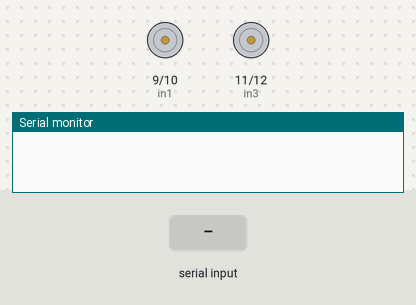
Recording of a sketch running on a simulated Arduino Uno, built with avr-gcc and run on an emulated ATmega328P. Parts: motor-driver pin pairs drawn as motors (green arrow = first pin HIGH = forward, orange = second pin HIGH = backward, longer = more drive, scaled by the enable pin), the last lines printed to the serial monitor. The inputs (shaded band) are chosen by the test bench.

Above: at 1.2 s.
1.3 s: "F" received over Serial
At 2.3 s:
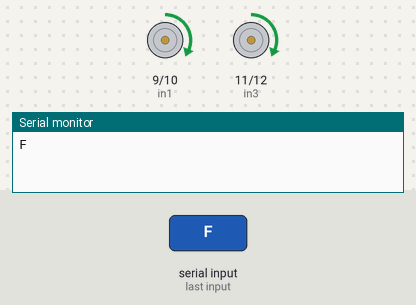
2.8 s: "B" received over Serial
At 3.4 s:
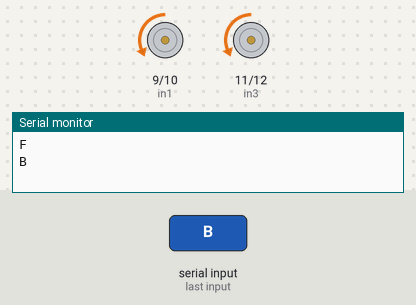
4.3 s: "L" received over Serial
At 5.5 s:
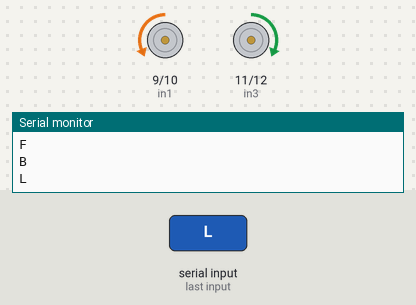
5.8 s: "R" received over Serial
At 6.9 s:
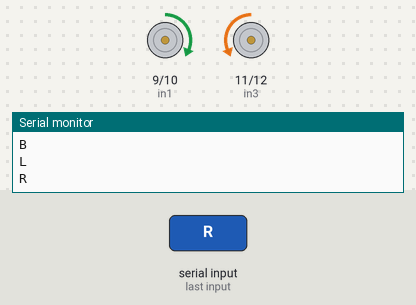
7.3 s: "S" received over Serial
At 8.0 s:
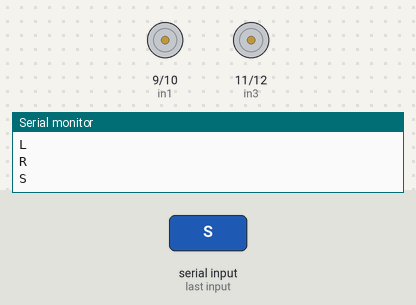
Timing chart, 0 to 9.8 s (numbered marks = the images above; inputs shaded):
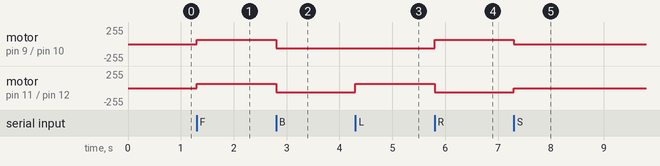

Measured:
- after the input at 1.3 s, motor on pin 9 (in1) / pin 10 (in2), motor on pin 11 (in3) / pin 12 (in4): stopped → forward 65/255 at once
- after the input at 2.8 s, motor on pin 9 (in1) / pin 10 (in2), motor on pin 11 (in3) / pin 12 (in4): forward 65/255 → backward 65/255 at once
- after the input at 4.3 s, motor on pin 11 (in3) / pin 12 (in4): backward 65/255 → forward 65/255 at once
- after the input at 5.8 s, motor on pin 9 (in1) / pin 10 (in2): backward 65/255 → forward 65/255 at once; motor on pin 11 (in3) / pin 12 (in4): forward 65/255 → backward 65/255 at once
- after the input at 7.3 s, motor on pin 9 (in1) / pin 10 (in2): forward 65/255 → stopped at once; motor on pin 11 (in3) / pin 12 (in4): backward 65/255 → stopped at once

The sketch:

Car.ino
```cpp
char vale;
#define en1 3
#define in1 9
#define in2 10
#define in3 11
#define in4 12
#define en2 6
void setup() {
  // put your setup code here, to run once:
  Serial.begin(9600);
  pinMode(en1,OUTPUT);
  pinMode(in1,OUTPUT);
  pinMode(in2,OUTPUT);
  pinMode(in3,OUTPUT);
  pinMode(in4,OUTPUT);
  pinMode(en2,OUTPUT);
}

void loop() {
  // put your main code here, to run repeatedly:
  if(Serial.available()>0)
  {
    vale = Serial.read();
    Serial.println(vale);
  }
    if(vale=='F')
    {
      analogWrite(en1,65);
      analogWrite(en2,65);

      digitalWrite(in1,HIGH);
      digitalWrite(in2,LOW);
      digitalWrite(in3,HIGH);
      digitalWrite(in4,LOW);
    }
    else if (vale=='B')
    {
      analogWrite(en1,65);
      analogWrite(en2,65);
      digitalWrite(in1,LOW);
      digitalWrite(in2,HIGH);
      digitalWrite(in3,LOW);
      digitalWrite(in4,HIGH);
    }
    else if (vale=='L')
    {
      analogWrite(en1,65);
      analogWrite(en2,65);
      digitalWrite(in1,LOW);
      digitalWrite(in2,HIGH);
      digitalWrite(in3,HIGH);
      digitalWrite(in4,LOW);
    }
    else if (vale=='R')
    {
      analogWrite(en1,65);
      analogWrite(en2,65);
      digitalWrite(in1,HIGH);
      digitalWrite(in2,LOW);
      digitalWrite(in3,LOW);
      digitalWrite(in4,HIGH);
    }
    else if (vale=='S')
    {
      digitalWrite(en2,LOW);
      digitalWrite(en1,LOW);
    }
}
```
